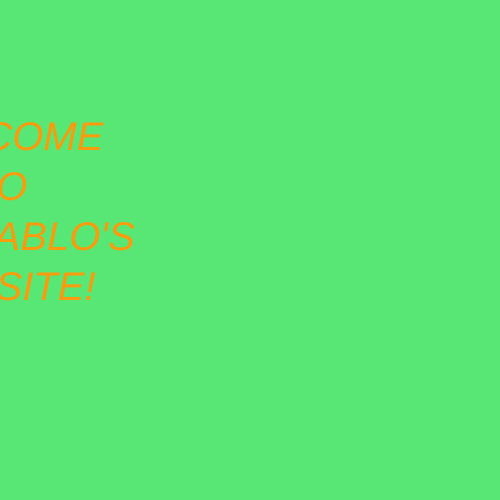
Frame 1 (no input)
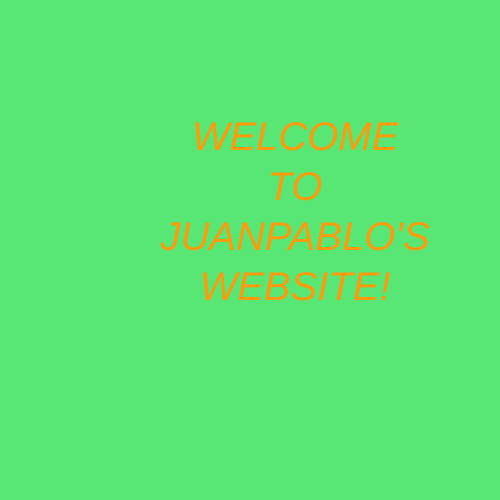
Frame 60 (no input)
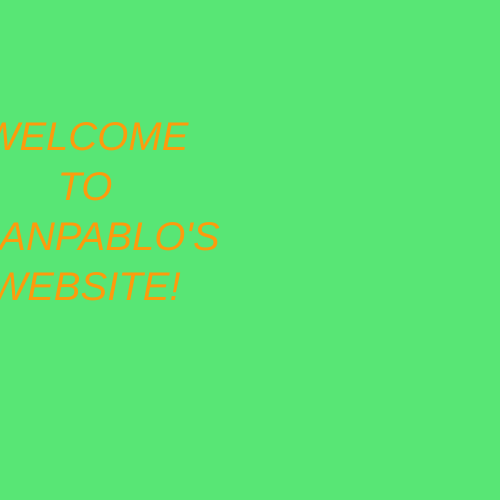
Frame 120 (the mouse pressed at the canvas centre since frame 60)

The p5.js sketch that drew these frames (run headless with seeded random() and noise() and a simulated clock; from frame 60 on, the mouse is pressed at the canvas centre):

// p5.js sketch
// ── sketch.js
var textX=0;

function setup() {
  createCanvas(500, 500);
}

function draw() {
  background(88,230,117);
   fill(253,155,13);   
   noStroke();   
   textSize(40);   
   textFont('Helvetica');  
   textStyle(ITALIC);   
   textAlign(CENTER);   
   text("WELCOME",textX,150);  
   text("TO",textX,200);
  text("JUANPABLO'S",textX,250);
  text("WEBSITE!",textX,300);
          //add a conditional
  if (textX>500){     
     textX = 0;   
  }else{     
     textX=textX + 5;   
  }
}
